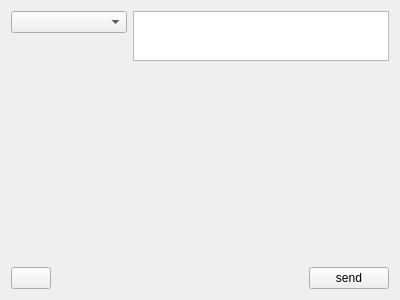
<?xml version="1.0" encoding="UTF-8"?>
<ui version="4.0">
 <class>BoardWidget</class>
 <widget class="QWidget" name="BoardWidget">
  <property name="geometry">
   <rect>
    <x>0</x>
    <y>0</y>
    <width>400</width>
    <height>300</height>
   </rect>
  </property>
  <property name="windowTitle">
   <string>Form</string>
  </property>
  <layout class="QGridLayout" name="gridLayout">
   <item row="4" column="1" alignment="Qt::AlignRight">
    <widget class="QPushButton" name="pushButton_2">
     <property name="sizePolicy">
      <sizepolicy hsizetype="Fixed" vsizetype="Fixed">
       <horstretch>0</horstretch>
       <verstretch>0</verstretch>
      </sizepolicy>
     </property>
     <property name="text">
      <string>send</string>
     </property>
    </widget>
   </item>
   <item row="0" column="0" alignment="Qt::AlignTop">
    <widget class="QComboBox" name="comboBox">
     <property name="sizePolicy">
      <sizepolicy hsizetype="Expanding" vsizetype="Fixed">
       <horstretch>0</horstretch>
       <verstretch>0</verstretch>
      </sizepolicy>
     </property>
    </widget>
   </item>
   <item row="4" column="0">
    <widget class="QPushButton" name="pushButton">
     <property name="sizePolicy">
      <sizepolicy hsizetype="Fixed" vsizetype="Fixed">
       <horstretch>0</horstretch>
       <verstretch>0</verstretch>
      </sizepolicy>
     </property>
     <property name="text">
      <string/>
     </property>
    </widget>
   </item>
   <item row="3" column="1">
    <spacer name="verticalSpacer">
     <property name="orientation">
      <enum>Qt::Vertical</enum>
     </property>
     <property name="sizeHint" stdset="0">
      <size>
       <width>20</width>
       <height>40</height>
      </size>
     </property>
    </spacer>
   </item>
   <item row="0" column="1">
    <widget class="QTextEdit" name="textEdit">
     <property name="sizePolicy">
      <sizepolicy hsizetype="Expanding" vsizetype="Fixed">
       <horstretch>0</horstretch>
       <verstretch>0</verstretch>
      </sizepolicy>
     </property>
     <property name="maximumSize">
      <size>
       <width>16777215</width>
       <height>50</height>
      </size>
     </property>
    </widget>
   </item>
  </layout>
 </widget>
 <resources/>
 <connections/>
</ui>
